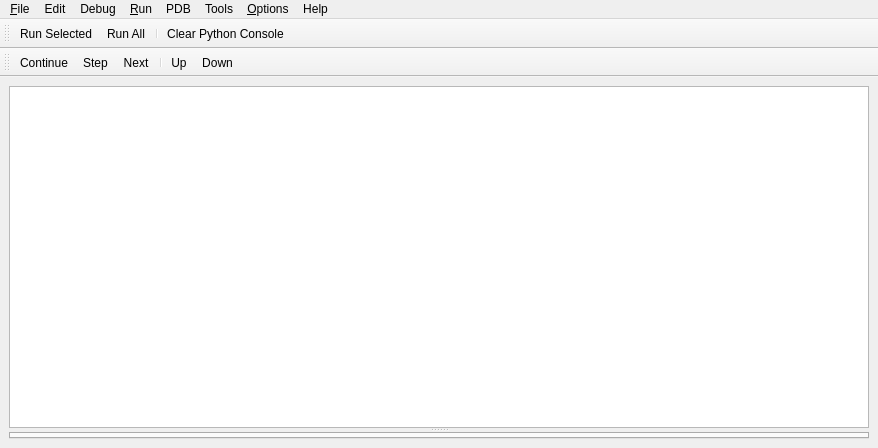
<?xml version="1.0" encoding="UTF-8"?>
<ui version="4.0">
 <class>PythonLoggerWindow</class>
 <widget class="QMainWindow" name="PythonLoggerWindow">
  <property name="geometry">
   <rect>
    <x>0</x>
    <y>0</y>
    <width>878</width>
    <height>448</height>
   </rect>
  </property>
  <property name="windowTitle">
   <string>Python Logger</string>
  </property>
  <widget class="QWidget" name="centralwidget">
   <layout class="QVBoxLayout" name="verticalLayout">
    <item>
     <widget class="QSplitter" name="uiSplitterSPLIT">
      <property name="orientation">
       <enum>Qt::Vertical</enum>
      </property>
      <widget class="ConsoleEdit" name="uiConsoleTXT"/>
      <widget class="QStackedWidget" name="uiWorkboxSTACK">
       <widget class="QWidget" name="Workbox">
        <layout class="QVBoxLayout" name="verticalLayout_2">
         <property name="leftMargin">
          <number>0</number>
         </property>
         <property name="topMargin">
          <number>0</number>
         </property>
         <property name="rightMargin">
          <number>0</number>
         </property>
         <property name="bottomMargin">
          <number>0</number>
         </property>
         <item>
          <widget class="NewTabWidget" name="uiWorkboxTAB"/>
         </item>
        </layout>
       </widget>
       <widget class="QWidget" name="PDB">
        <layout class="QVBoxLayout" name="verticalLayout_3">
         <property name="leftMargin">
          <number>0</number>
         </property>
         <property name="topMargin">
          <number>0</number>
         </property>
         <property name="rightMargin">
          <number>0</number>
         </property>
         <property name="bottomMargin">
          <number>0</number>
         </property>
         <item>
          <widget class="QTabWidget" name="uiPdbTAB">
           <property name="currentIndex">
            <number>-1</number>
           </property>
          </widget>
         </item>
        </layout>
       </widget>
      </widget>
     </widget>
    </item>
   </layout>
  </widget>
  <widget class="QMenuBar" name="uiMenuBar">
   <property name="geometry">
    <rect>
     <x>0</x>
     <y>0</y>
     <width>878</width>
     <height>22</height>
    </rect>
   </property>
   <widget class="QMenu" name="uiDebugMENU">
    <property name="title">
     <string>Debug</string>
    </property>
    <addaction name="separator"/>
    <addaction name="uiResetWarningFiltersACT"/>
    <addaction name="separator"/>
    <addaction name="uiLogToFileACT"/>
    <addaction name="uiLogToFileClearACT"/>
   </widget>
   <widget class="QMenu" name="uiScriptingMENU">
    <property name="title">
     <string comment="File Menu">&amp;File</string>
    </property>
    <addaction name="uiNewWorkboxACT"/>
    <addaction name="uiCloseWorkboxACT"/>
    <addaction name="separator"/>
    <addaction name="uiSaveConsoleSettingsACT"/>
    <addaction name="uiCloseLoggerACT"/>
   </widget>
   <widget class="QMenu" name="uiHelpMENU">
    <property name="title">
     <string>Help</string>
    </property>
    <addaction name="uiBrowsePreferencesACT"/>
    <addaction name="uiEnvironmentVarsACT"/>
    <addaction name="separator"/>
    <addaction name="uiAboutBlurdevACT"/>
   </widget>
   <widget class="QMenu" name="menu_Run">
    <property name="title">
     <string>&amp;Run</string>
    </property>
    <addaction name="uiRunSelectedACT"/>
    <addaction name="uiRunAllACT"/>
    <addaction name="uiPdbModeACT"/>
    <addaction name="separator"/>
    <addaction name="uiClearBeforeRunningACT"/>
    <addaction name="uiClearToLastPromptACT"/>
   </widget>
   <widget class="QMenu" name="uiPdbMENU">
    <property name="title">
     <string>PDB</string>
    </property>
    <addaction name="uiPdbContinueACT"/>
    <addaction name="uiPdbStepACT"/>
    <addaction name="uiPdbNextACT"/>
    <addaction name="separator"/>
    <addaction name="uiPdbUpACT"/>
    <addaction name="uiPdbDownACT"/>
   </widget>
   <widget class="QMenu" name="uiFileMENU">
    <property name="title">
     <string>&amp;Options</string>
    </property>
    <widget class="QMenu" name="uiStyleMENU">
     <property name="title">
      <string>Style</string>
     </property>
    </widget>
    <widget class="QMenu" name="uiCompleterModeMENU">
     <property name="toolTip">
      <string/>
     </property>
     <property name="title">
      <string>Auto-Complete Mode</string>
     </property>
     <addaction name="separator"/>
    </widget>
    <widget class="QMenu" name="uiFont_MENU">
     <property name="title">
      <string>Font</string>
     </property>
     <widget class="QMenu" name="uiMonospaceFontMENU">
      <property name="title">
       <string>Monospace</string>
      </property>
      <addaction name="uiFontMENU"/>
     </widget>
     <widget class="QMenu" name="uiProportionalFontMENU">
      <property name="title">
       <string>Proportional</string>
      </property>
      <addaction name="actionPlaceHolderProportionalFont"/>
     </widget>
     <addaction name="uiMonospaceFontMENU"/>
     <addaction name="uiProportionalFontMENU"/>
    </widget>
    <addaction name="uiAutoCompleteEnabledACT"/>
    <addaction name="uiSpellCheckEnabledACT"/>
    <addaction name="uiAutoCompleteCaseSensitiveACT"/>
    <addaction name="uiCompleterModeMENU"/>
    <addaction name="separator"/>
    <addaction name="uiClearLogACT"/>
    <addaction name="uiClearLogOnRefreshACT"/>
    <addaction name="separator"/>
    <addaction name="uiFont_MENU"/>
    <addaction name="uiStyleMENU"/>
    <addaction name="separator"/>
    <addaction name="uiIndentationsTabsACT"/>
    <addaction name="uiCopyTabsToSpacesACT"/>
    <addaction name="uiWordWrapACT"/>
    <addaction name="uiEditorVerticalACT"/>
    <addaction name="uiAutoPromptACT"/>
    <addaction name="uiLinesInNewWorkboxACT"/>
    <addaction name="uiAutoSaveSettingssACT"/>
    <addaction name="separator"/>
    <addaction name="uiSetFlashWindowIntervalACT"/>
    <addaction name="separator"/>
    <addaction name="uiErrorHyperlinksACT"/>
    <addaction name="uiSetPreferredTextEditorPathACT"/>
   </widget>
   <widget class="QMenu" name="menuTools">
    <property name="title">
     <string>Tools</string>
    </property>
    <addaction name="uiGetPrevCmdACT"/>
    <addaction name="uiGetNextCmdACT"/>
   </widget>
   <widget class="QMenu" name="menuEdit">
    <property name="title">
     <string>Edit</string>
    </property>
    <addaction name="uiCommentToggleACT"/>
    <addaction name="separator"/>
    <addaction name="uiFocusToConsoleACT"/>
    <addaction name="uiCopyToConsoleACT"/>
    <addaction name="uiFocusToWorkboxACT"/>
    <addaction name="uiCopyToWorkboxACT"/>
    <addaction name="separator"/>
    <addaction name="uiNextTabACT"/>
    <addaction name="uiPrevTabACT"/>
    <addaction name="separator"/>
    <addaction name="uiTab1ACT"/>
    <addaction name="uiTab2ACT"/>
    <addaction name="uiTab3ACT"/>
    <addaction name="uiTab4ACT"/>
    <addaction name="uiTab5ACT"/>
    <addaction name="uiTab6ACT"/>
    <addaction name="uiTab7ACT"/>
    <addaction name="uiTab8ACT"/>
    <addaction name="uiTabLastACT"/>
   </widget>
   <addaction name="uiScriptingMENU"/>
   <addaction name="menuEdit"/>
   <addaction name="uiDebugMENU"/>
   <addaction name="menu_Run"/>
   <addaction name="uiPdbMENU"/>
   <addaction name="menuTools"/>
   <addaction name="uiFileMENU"/>
   <addaction name="uiHelpMENU"/>
  </widget>
  <widget class="QToolBar" name="uiConsoleTOOLBAR">
   <property name="windowTitle">
    <string>Console Toolbar</string>
   </property>
   <property name="iconSize">
    <size>
     <width>16</width>
     <height>16</height>
    </size>
   </property>
   <attribute name="toolBarArea">
    <enum>TopToolBarArea</enum>
   </attribute>
   <attribute name="toolBarBreak">
    <bool>false</bool>
   </attribute>
   <addaction name="uiRunSelectedACT"/>
   <addaction name="uiRunAllACT"/>
   <addaction name="separator"/>
   <addaction name="uiClearLogACT"/>
  </widget>
  <widget class="QToolBar" name="uiPdbTOOLBAR">
   <property name="windowTitle">
    <string>PDB</string>
   </property>
   <property name="iconSize">
    <size>
     <width>16</width>
     <height>16</height>
    </size>
   </property>
   <attribute name="toolBarArea">
    <enum>TopToolBarArea</enum>
   </attribute>
   <attribute name="toolBarBreak">
    <bool>true</bool>
   </attribute>
   <addaction name="uiPdbContinueACT"/>
   <addaction name="uiPdbStepACT"/>
   <addaction name="uiPdbNextACT"/>
   <addaction name="separator"/>
   <addaction name="uiPdbUpACT"/>
   <addaction name="uiPdbDownACT"/>
  </widget>
  <action name="uiSaveLogACT">
   <property name="text">
    <string>&amp;Save Log...</string>
   </property>
  </action>
  <action name="uiNoDebugACT">
   <property name="checkable">
    <bool>true</bool>
   </property>
   <property name="text">
    <string>&amp;Disabled</string>
   </property>
  </action>
  <action name="uiDebugLowACT">
   <property name="checkable">
    <bool>true</bool>
   </property>
   <property name="text">
    <string>&amp;Low Level</string>
   </property>
  </action>
  <action name="uiDebugMidACT">
   <property name="checkable">
    <bool>true</bool>
   </property>
   <property name="text">
    <string>&amp;Mid Level</string>
   </property>
  </action>
  <action name="uiDebugHighACT">
   <property name="checkable">
    <bool>true</bool>
   </property>
   <property name="text">
    <string>&amp;High Level</string>
   </property>
  </action>
  <action name="uiClearLogACT">
   <property name="text">
    <string>&amp;Clear Python Console</string>
   </property>
   <property name="toolTip">
    <string>Clears the top section of the Python Logger. This does not clear the workbox.</string>
   </property>
   <property name="shortcut">
    <string>Ctrl+Alt+Shift+D</string>
   </property>
  </action>
  <action name="uiAutoCompleteEnabledACT">
   <property name="checkable">
    <bool>true</bool>
   </property>
   <property name="checked">
    <bool>true</bool>
   </property>
   <property name="text">
    <string>Use &amp;Auto-Complete</string>
   </property>
  </action>
  <action name="uiRunLineACT">
   <property name="text">
    <string>Run Line...</string>
   </property>
   <property name="shortcut">
    <string>Enter</string>
   </property>
  </action>
  <action name="uiRunAllACT">
   <property name="text">
    <string>Run All...</string>
   </property>
   <property name="toolTip">
    <string>Run all workbox code</string>
   </property>
   <property name="shortcut">
    <string>Ctrl+Return</string>
   </property>
  </action>
  <action name="uiClearWorkspaceACT">
   <property name="text">
    <string>Clear Workspace...</string>
   </property>
  </action>
  <action name="uiRunSelectedACT">
   <property name="text">
    <string>Run Selected...</string>
   </property>
   <property name="toolTip">
    <string>Run selected workbox code</string>
   </property>
   <property name="shortcut">
    <string>Shift+Return</string>
   </property>
  </action>
  <action name="uiIndentationsTabsACT">
   <property name="checkable">
    <bool>true</bool>
   </property>
   <property name="text">
    <string>Indentations use tabs</string>
   </property>
  </action>
  <action name="uiWordWrapACT">
   <property name="checkable">
    <bool>true</bool>
   </property>
   <property name="text">
    <string>Enable Console Word Wrap</string>
   </property>
   <property name="toolTip">
    <string>Enable word wrap in the python output console</string>
   </property>
  </action>
  <action name="uiSaveConsoleSettingsACT">
   <property name="text">
    <string>Save Console Settings</string>
   </property>
   <property name="toolTip">
    <string>Save Console Settings and all Workbox code</string>
   </property>
   <property name="shortcut">
    <string>Ctrl+S</string>
   </property>
  </action>
  <action name="uiClearBeforeRunningACT">
   <property name="checkable">
    <bool>true</bool>
   </property>
   <property name="text">
    <string>Clear before running workbox code</string>
   </property>
   <property name="toolTip">
    <string>Clear console log before running workbox code.</string>
   </property>
  </action>
  <action name="uiCloseLoggerACT">
   <property name="text">
    <string>Close</string>
   </property>
   <property name="toolTip">
    <string>Close</string>
   </property>
   <property name="shortcut">
    <string>Ctrl+Q</string>
   </property>
  </action>
  <action name="uiEditorVerticalACT">
   <property name="checkable">
    <bool>true</bool>
   </property>
   <property name="text">
    <string>Editor Vertical</string>
   </property>
   <property name="toolTip">
    <string>Editor Vertical</string>
   </property>
  </action>
  <action name="uiClearLogOnRefreshACT">
   <property name="checkable">
    <bool>true</bool>
   </property>
   <property name="text">
    <string>Clear Log on Environment Refresh</string>
   </property>
  </action>
  <action name="uiPdbModeACT">
   <property name="checkable">
    <bool>true</bool>
   </property>
   <property name="enabled">
    <bool>false</bool>
   </property>
   <property name="text">
    <string>Pdb Mode</string>
   </property>
   <property name="toolTip">
    <string>If pdb is not running in the parent process pdb mode will not acomplish much.</string>
   </property>
   <property name="shortcut">
    <string>Ctrl+`</string>
   </property>
  </action>
  <action name="uiClearToLastPromptACT">
   <property name="text">
    <string>Clear to Last Prompt</string>
   </property>
   <property name="toolTip">
    <string>Clear console  to the last prompt</string>
   </property>
   <property name="shortcut">
    <string>Ctrl+Shift+Backspace</string>
   </property>
  </action>
  <action name="uiPdbContinueACT">
   <property name="text">
    <string>Continue</string>
   </property>
   <property name="toolTip">
    <string>Continue</string>
   </property>
   <property name="shortcut">
    <string>Alt+C</string>
   </property>
  </action>
  <action name="uiPdbStepACT">
   <property name="text">
    <string>Step</string>
   </property>
   <property name="shortcut">
    <string>Alt+S</string>
   </property>
  </action>
  <action name="uiPdbNextACT">
   <property name="text">
    <string>Next</string>
   </property>
   <property name="shortcut">
    <string>Alt+N</string>
   </property>
  </action>
  <action name="uiPdbUpACT">
   <property name="text">
    <string>Up</string>
   </property>
   <property name="shortcut">
    <string>Alt+U</string>
   </property>
  </action>
  <action name="uiPdbDownACT">
   <property name="text">
    <string>Down</string>
   </property>
   <property name="shortcut">
    <string>Alt+D</string>
   </property>
  </action>
  <action name="uiCopyTabsToSpacesACT">
   <property name="checkable">
    <bool>true</bool>
   </property>
   <property name="text">
    <string>Convert Tabs to Spaces on Copy</string>
   </property>
  </action>
  <action name="uiResetWarningFiltersACT">
   <property name="text">
    <string>Reset Warning Filters</string>
   </property>
   <property name="toolTip">
    <string>Clears all warning filters so you see all warnings.</string>
   </property>
  </action>
  <action name="uiAboutBlurdevACT">
   <property name="text">
    <string>About blurdev</string>
   </property>
  </action>
  <action name="uiEnvironmentVarsACT">
   <property name="text">
    <string>Environment Variables...</string>
   </property>
  </action>
  <action name="uiSetFlashWindowIntervalACT">
   <property name="text">
    <string>Set flash window interval...</string>
   </property>
   <property name="toolTip">
    <string>If executing code takes longer than this many seconds, flash the main window of the application.</string>
   </property>
  </action>
  <action name="uiSpellCheckEnabledACT">
   <property name="checkable">
    <bool>true</bool>
   </property>
   <property name="text">
    <string>Use Spell-Check</string>
   </property>
  </action>
  <action name="uiLogToFileACT">
   <property name="text">
    <string>Log Output to File</string>
   </property>
   <property name="toolTip">
    <string>Log Output to a log File</string>
   </property>
  </action>
  <action name="actionSone">
   <property name="text">
    <string>None</string>
   </property>
  </action>
  <action name="uiTreegruntShortcutACT">
   <property name="text">
    <string>Treegrunt</string>
   </property>
  </action>
  <action name="uiPythonLoggerShortcutACT">
   <property name="text">
    <string>Python Logger</string>
   </property>
  </action>
  <action name="uiBlurIdeShortcutACT">
   <property name="text">
    <string>Blur IDE</string>
   </property>
  </action>
  <action name="uiLogToFileClearACT">
   <property name="text">
    <string>Clear Output File</string>
   </property>
  </action>
  <action name="uiBrowsePreferencesACT">
   <property name="text">
    <string>Browse Preferences</string>
   </property>
   <property name="toolTip">
    <string>Browse Preferences</string>
   </property>
  </action>
  <action name="uiAutoCompleteCaseSensitiveACT">
   <property name="checkable">
    <bool>true</bool>
   </property>
   <property name="text">
    <string>Auto-Complete - Case Sensitive</string>
   </property>
   <property name="toolTip">
    <string>Choose auto-completion case-sensitivity</string>
   </property>
   <property name="shortcut">
    <string>Ctrl+I</string>
   </property>
  </action>
  <action name="uiStartsWithModeACT">
   <property name="checkable">
    <bool>true</bool>
   </property>
   <property name="text">
    <string>StartsWith</string>
   </property>
  </action>
  <action name="uiOuterFuzzyModeACT">
   <property name="checkable">
    <bool>true</bool>
   </property>
   <property name="text">
    <string>OuterFuzzy</string>
   </property>
  </action>
  <action name="uiFullFuzzyModeACT">
   <property name="checkable">
    <bool>true</bool>
   </property>
   <property name="text">
    <string>FullFuzzy</string>
   </property>
  </action>
  <action name="uiFontMENU">
   <property name="text">
    <string>PlaceHolderMonospaceFont</string>
   </property>
  </action>
  <action name="actionPlaceHolderProportionalFont">
   <property name="text">
    <string>PlaceHolderProportionalFont</string>
   </property>
  </action>
  <action name="uiCycleCompleterModeACT">
   <property name="text">
    <string>Cycle Completer Modes</string>
   </property>
   <property name="shortcut">
    <string>Ctrl+M</string>
   </property>
  </action>
  <action name="uiAutoSaveSettingssACT">
   <property name="checkable">
    <bool>true</bool>
   </property>
   <property name="checked">
    <bool>true</bool>
   </property>
   <property name="text">
    <string>Auto-Save Console Settings</string>
   </property>
   <property name="toolTip">
    <string>Auto-Save Console Settings and Workbox code.
Useful if often using multiple DCC instances simultaneously.
Must manually save instead.</string>
   </property>
  </action>
  <action name="uiNewWorkboxACT">
   <property name="text">
    <string>New Workbox</string>
   </property>
   <property name="toolTip">
    <string>Create a new workbox</string>
   </property>
  </action>
  <action name="uiCloseWorkboxACT">
   <property name="text">
    <string>Close Workbox</string>
   </property>
   <property name="toolTip">
    <string>Close the current workbox</string>
   </property>
  </action>
  <action name="uiGetPrevCmdACT">
   <property name="text">
    <string>Get Previous Command</string>
   </property>
   <property name="toolTip">
    <string>Get Previous Command (like in a  command prompt)</string>
   </property>
  </action>
  <action name="uiGetNextCmdACT">
   <property name="text">
    <string>Get Next Command</string>
   </property>
   <property name="toolTip">
    <string>Get Next Command (like in a  command prompt)</string>
   </property>
  </action>
  <action name="uiFocusToConsoleACT">
   <property name="text">
    <string>Focus to Console</string>
   </property>
   <property name="toolTip">
    <string>Set focus to the console</string>
   </property>
  </action>
  <action name="uiCopyToConsoleACT">
   <property name="text">
    <string>Focus and Copy to Console</string>
   </property>
   <property name="toolTip">
    <string>Set focus to the console and copy/paste selection or line</string>
   </property>
  </action>
  <action name="uiFocusToWorkboxACT">
   <property name="text">
    <string>Focus to Workbox</string>
   </property>
   <property name="toolTip">
    <string>Set focus to the current workbox</string>
   </property>
  </action>
  <action name="uiCopyToWorkboxACT">
   <property name="text">
    <string>Focus and Copy to Workbox</string>
   </property>
   <property name="toolTip">
    <string>Set focus to the current workbox and copy/paste selection or line</string>
   </property>
  </action>
  <action name="uiNextTabACT">
   <property name="text">
    <string>Focus to Next Tab</string>
   </property>
   <property name="toolTip">
    <string>Set focus to the next  workbox tab</string>
   </property>
  </action>
  <action name="uiPrevTabACT">
   <property name="text">
    <string>Focus to Previous Tab</string>
   </property>
   <property name="toolTip">
    <string>Set focus to the previous  workbox tab</string>
   </property>
  </action>
  <action name="uiAutoPromptACT">
   <property name="checkable">
    <bool>true</bool>
   </property>
   <property name="text">
    <string>Auto-prompt</string>
   </property>
  </action>
  <action name="uiLinesInNewWorkboxACT">
   <property name="checkable">
    <bool>true</bool>
   </property>
   <property name="text">
    <string>Add lines to new workbox</string>
   </property>
  </action>
  <action name="uiSetPreferredTextEditorPathACT">
   <property name="text">
    <string>Set Preferred Text Editor Path</string>
   </property>
  </action>
  <action name="uiErrorHyperlinksACT">
   <property name="checkable">
    <bool>true</bool>
   </property>
   <property name="text">
    <string>Error Hyperlinks</string>
   </property>
   <property name="toolTip">
    <string>Show Error Hyperlinks, which can be clicked to open the indicated module
at the indicated line in the specified text editor.
</string>
   </property>
  </action>
  <action name="uiTab1ACT">
   <property name="text">
    <string>Focus to Tab 1</string>
   </property>
  </action>
  <action name="uiTab2ACT">
   <property name="text">
    <string>Focus to Tab 2</string>
   </property>
  </action>
  <action name="uiTab3ACT">
   <property name="text">
    <string>Focus to Tab 3</string>
   </property>
  </action>
  <action name="uiTab4ACT">
   <property name="text">
    <string>Focus to Tab 4</string>
   </property>
  </action>
  <action name="uiTab5ACT">
   <property name="text">
    <string>Focus to Tab 5</string>
   </property>
  </action>
  <action name="uiTab6ACT">
   <property name="text">
    <string>Focus to Tab 6</string>
   </property>
  </action>
  <action name="uiTab7ACT">
   <property name="text">
    <string>Focus to Tab 7</string>
   </property>
  </action>
  <action name="uiTab8ACT">
   <property name="text">
    <string>Focus to Tab 8</string>
   </property>
  </action>
  <action name="uiTabLastACT">
   <property name="text">
    <string>Focus to Last Tab</string>
   </property>
  </action>
  <action name="uiSelectCurrentLineACT">
   <property name="text">
    <string>Select Current Line</string>
   </property>
  </action>
  <action name="uiTab0ACT">
   <property name="text">
    <string>Focus to Tab 0</string>
   </property>
   <property name="iconText">
    <string>Focus to Tab 0</string>
   </property>
   <property name="toolTip">
    <string>Focus to Tab 0</string>
   </property>
  </action>
  <action name="uiCommentToggleACT">
   <property name="text">
    <string>Comment Toggle</string>
   </property>
  </action>
 </widget>
 <customwidgets>
  <customwidget>
   <class>NewTabWidget</class>
   <extends>QTabWidget</extends>
   <header>blurdev.gui.newtabwidget</header>
   <container>1</container>
  </customwidget>
  <customwidget>
   <class>ConsoleEdit</class>
   <extends>QTextEdit</extends>
   <header>blurdev.gui.console</header>
  </customwidget>
 </customwidgets>
 <resources/>
 <connections/>
</ui>
